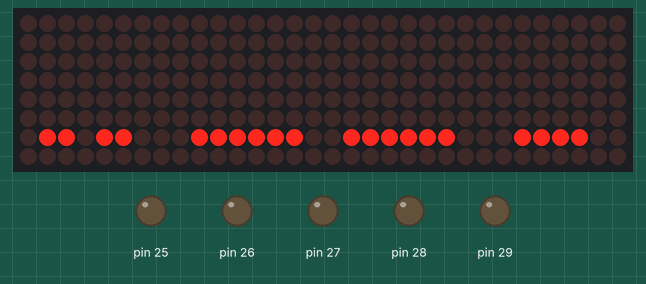
Recording of a sketch running on a simulated Arduino Mega 2560, built with avr-gcc and run on an emulated ATmega2560. Shown: 32×8 LED matrix, output pins drawn as LEDs (lit = HIGH). Wiring (from diagram.json): 4 × MAX7219 LED driver: data pin 22; clock pin 23; CS pin 24. Pins used as bus, display or sensor lines are not drawn.

Above: at 0.3 s.
At 1.1 s:
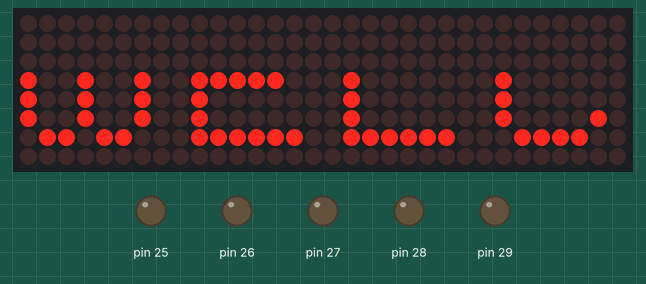
At 1.8 s:
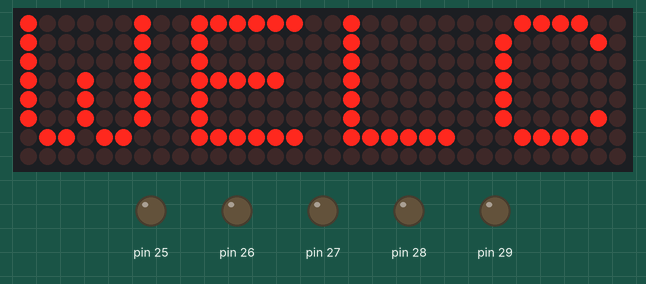
At 2.9 s:
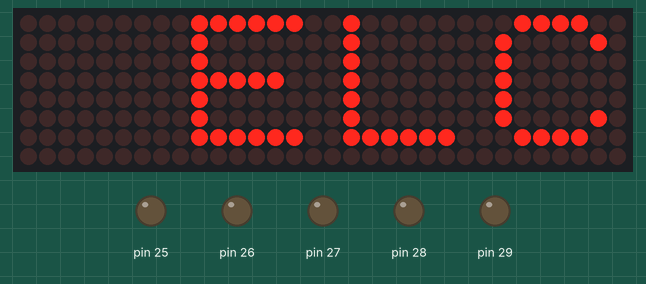
At 3.4 s:
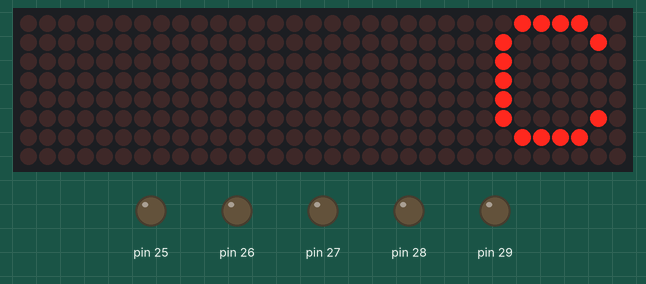

Measured:
- what the display in image 2 shows lasts 1.1 s, from 1.7 s to 2.8 s

The sketch:

ETALVIS_Problem_17_04.ino
```cpp
//Embedded Systems programming - GPIO
//Dot Matrix Control Problems
//use max 7219-matrix DOTMATRIX
//use PORT A
//self Assessment set -17 Problem 04
//display "Welc" by entering from BOTTOM and leaving by RIGHT.
//Revolving the display continuously.


#include "max7219.h"
#include "font_welcome.h"

unsigned char reverse_bits(unsigned char b) {
  b = (b & 0xF0) >> 4 | (b & 0x0F) << 4;
  b = (b & 0xCC) >> 2 | (b & 0x33) << 2;
  b = (b & 0xAA) >> 1 | (b & 0x55) << 1;
  return b;
}

void delay_ms(unsigned int ms) {
  for (unsigned int i = 0; i < ms; i++)
    for (volatile int j = 0; j < 1000; j++);
}

void setup(void) {
  max7219_init();

  // STEP 1: Enter from Bottom → Top (row 8 up to 1)
  for (unsigned char step = 8; step >= 1; step--) {
    for (unsigned char row = 1; row <= 8; row++) {
      unsigned char show = (row >= step) ? 1 : 0;
      max7219_send_row4(row,
                        show ? reverse_bits(font_C[row - 1]) : 0x00,
                        show ? reverse_bits(font_L[row - 1]) : 0x00,
                        show ? reverse_bits(font_E[row - 1]) : 0x00,
                        show ? reverse_bits(font_W[row - 1]) : 0x00);
    }
    delay_ms(200);
    if (step == 1) break; // Prevent underflow on unsigned char
  }

  delay_ms(500); // Pause on full display

  // STEP: Diagonal exit (letters shift left, one per frame)
  for (unsigned char step = 0; step <= 4; step++) {
    for (unsigned char row = 1; row <= 8; row++) {
      unsigned char d1 = (step == 0) ? reverse_bits(font_W[row - 1]) :
                         (step == 1) ? 0x00 :
                         (step == 2) ? 0x00 :
                         (step == 3) ? 0x00 : 0x00;

      unsigned char d2 = (step <= 1) ? reverse_bits(font_E[row - 1]) :
                         (step == 2) ? 0x00 :
                         (step == 3) ? 0x00 : 0x00;

      unsigned char d3 = (step <= 2) ? reverse_bits(font_L[row - 1]) :
                         (step == 3) ? 0x00 : 0x00;

      unsigned char d4 = (step <= 3) ? reverse_bits(font_C[row - 1]) : 0x00;

      max7219_send_row4(row, d4, d3, d2, d1);
    }
    delay_ms(200);
  }
}
void loop()
{

}
```

font_welcome.h
```cpp
#ifndef FONT_WELCOME_H
#define FONT_WELCOME_H

const unsigned char font_W[8] = {
    0b10000010,
    0b10000010,
    0b10000010,
    0b10010010,
    0b10010010,
    0b10010010,
    0b01101100,
    0b00000000
};

const unsigned char font_E[8] = {
    0b01111110,
    0b01000000,
    0b01000000,
    0b01111100,
    0b01000000,
    0b01000000,
    0b01111110,
    0b00000000
};

const unsigned char font_L[8] = {
    0b01000000,
    0b01000000,
    0b01000000,
    0b01000000,
    0b01000000,
    0b01000000,
    0b01111110,
    0b00000000
};

const unsigned char font_C[8] = {
    0b00111100,
    0b01000010,
    0b01000000,
    0b01000000,
    0b01000000,
    0b01000010,
    0b00111100,
    0b00000000
};

const unsigned char font_O[8] = {
    0b00111100,
    0b01000010,
    0b01000010,
    0b01000010,
    0b01000010,
    0b01000010,
    0b00111100,
    0b00000000
};

const unsigned char font_M[8] = {
    0b10000001,
    0b11000011,
    0b10100101,
    0b10011001,
    0b10000001,
    0b10000001,
    0b10000001,
    0b00000000
};

#endif
```

max7219.c
```cpp
#include "max7219.h"

volatile char *porta = (volatile char *)0x22;
volatile char *ddra  = (volatile char *)0x21;

#define DIN_BIT 0
#define CLK_BIT 1
#define CS_BIT  2

void max7219_send_row4(unsigned char row, unsigned char d1, unsigned char d2,
                       unsigned char d3, unsigned char d4) {
    unsigned char data[4] = {d1, d2, d3, d4};

    *porta &= ~(1 << CS_BIT);

    for (char m = 3; m >= 0; m--) {
        unsigned int packet = (row << 8) | data[m];
        for (char i = 0; i < 16; i++) {
            if (packet & 0x8000)
                *porta |= (1 << DIN_BIT);
            else
                *porta &= ~(1 << DIN_BIT);

            *porta &= ~(1 << CLK_BIT);
            for (volatile int d = 0; d < 10; d++);
            *porta |= (1 << CLK_BIT);
            packet <<= 1;
        }
    }

    *porta |= (1 << CS_BIT);
}

void max7219_init(void) {
    *ddra = 0xFF;
    *porta = (1 << CS_BIT);

    for (char i = 0; i < 4; i++) {
        max7219_send_row4(0x0C, 0x01, 0x01, 0x01, 0x01); // Normal mode
        max7219_send_row4(0x09, 0x00, 0x00, 0x00, 0x00); // No decode
        max7219_send_row4(0x0A, 0x08, 0x08, 0x08, 0x08); // Intensity
        max7219_send_row4(0x0B, 0x07, 0x07, 0x07, 0x07); // Scan limit
        max7219_send_row4(0x0F, 0x00, 0x00, 0x00, 0x00); // Shutdown off
    }

    for (unsigned char row = 1; row <= 8; row++)
        max7219_send_row4(row, 0x00, 0x00, 0x00, 0x00); // Clear screen
}
```

max7219.h
```cpp
#ifndef MAX7219_H
#define MAX7219_H

#ifdef __cplusplus
extern "C" {
#endif

void max7219_init(void);
void max7219_send_row4(unsigned char row, unsigned char d1, unsigned char d2,
                       unsigned char d3, unsigned char d4);

#ifdef __cplusplus
}
#endif

#endif
```
